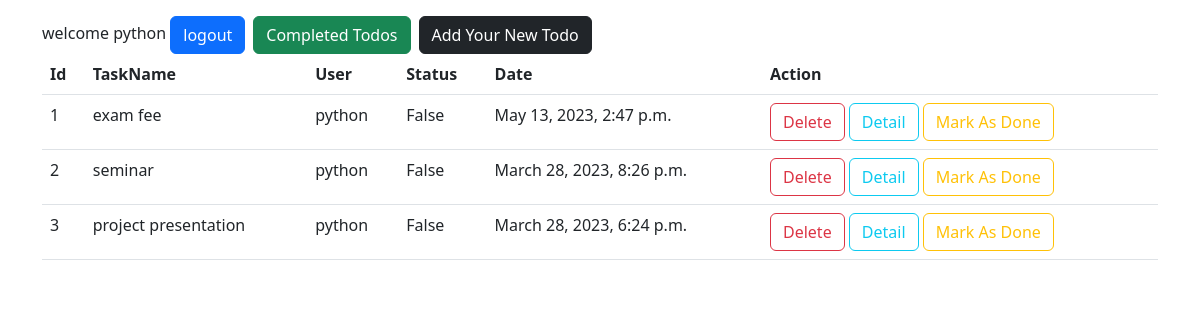
The app's page /todos/all/ (signed in) with its own data.
### tasks/models.py (models this page shows, shortened)
class Todo(models.Model):
    task_name=models.CharField(max_length=250)
    user=models.ForeignKey(User,on_delete=models.CASCADE)  #using user models object, on_delete=models.CASCADE, to delete todos created that user object
    status=models.BooleanField(default=False)
    date=models.DateTimeField(auto_now_add=True) #defaultly set date and time

### tasks/views.py (the view)
# urls.py: path('todos/all/',views.TodoListView.as_view(),name='todo-list'),
class TodoListView(View):
    def get(self,request,*args,**kwargs):
        qs=Todo.objects.filter(status=False,user=request.user).order_by("-date") #status=False--> to list  the false todos #order_by() to list in date by descending order
        return render(request,"todo-list.html",{"todos":qs})

### tasks/templates/todo-list.html (shortened to what this page needs)
<!DOCTYPE html>
<html lang="en">
<head>
    <link href="https://cdn.jsdelivr.net/npm/bootstrap@5.3.0-alpha1/dist/css/bootstrap.min.css" rel="stylesheet">
</head>
<body>
    <div class="container mt-3"  >
        <table class="table">
            <a href="{%url 'signout'%}" class="btn btn-primary me-2">logout</a>
            <a href="{%url 'todo-completed' %}" class="btn btn-success me-2">Completed Todos</a>
            <a href="{%url 'todo-add' %}" class="btn btn-dark">Add Your New Todo</a>
            <tr>
                <th>Id</th>
                <th>TaskName</th>
                <th>User</th>
                <th>Status</th>
                <th>Date</th>
                <th>Action</th>
            </tr>
            {%for t in todos%}
                <tr>
                    <td>{{forloop.counter}}</td>
                    <td>{{t.task_name}}</td>
                    <td>{{t.user}}</td>
                    <td>{{t.status}}</td>
                    <td>{{t.date}}</td>
                    <td>
                        <a href="{%url 'todo-delete' t.id%}" class="btn btn-outline-danger">Delete</a>
                        <a href="{%url 'todo-detail' t.id%}" class="btn btn-outline-info" >Detail</a>
                        <a href="{%url 'todo-edit' t.id%}" class="btn btn-outline-warning">Mark As Done</a>
                    </td>
                </tr>
            {%endfor%}
        </table>
    </div>
</body>
</html>

### records on screen
Todo: task_name "exam fee", user "python", status "False", date "May 13, 2023, 2:47 p.m."
Todo: task_name "seminar", user "python", status "False", date "March 28, 2023, 8:26 p.m."
Todo: task_name "project presentation", user "python", status "False", date "March 28, 2023, 6:24 p.m."
